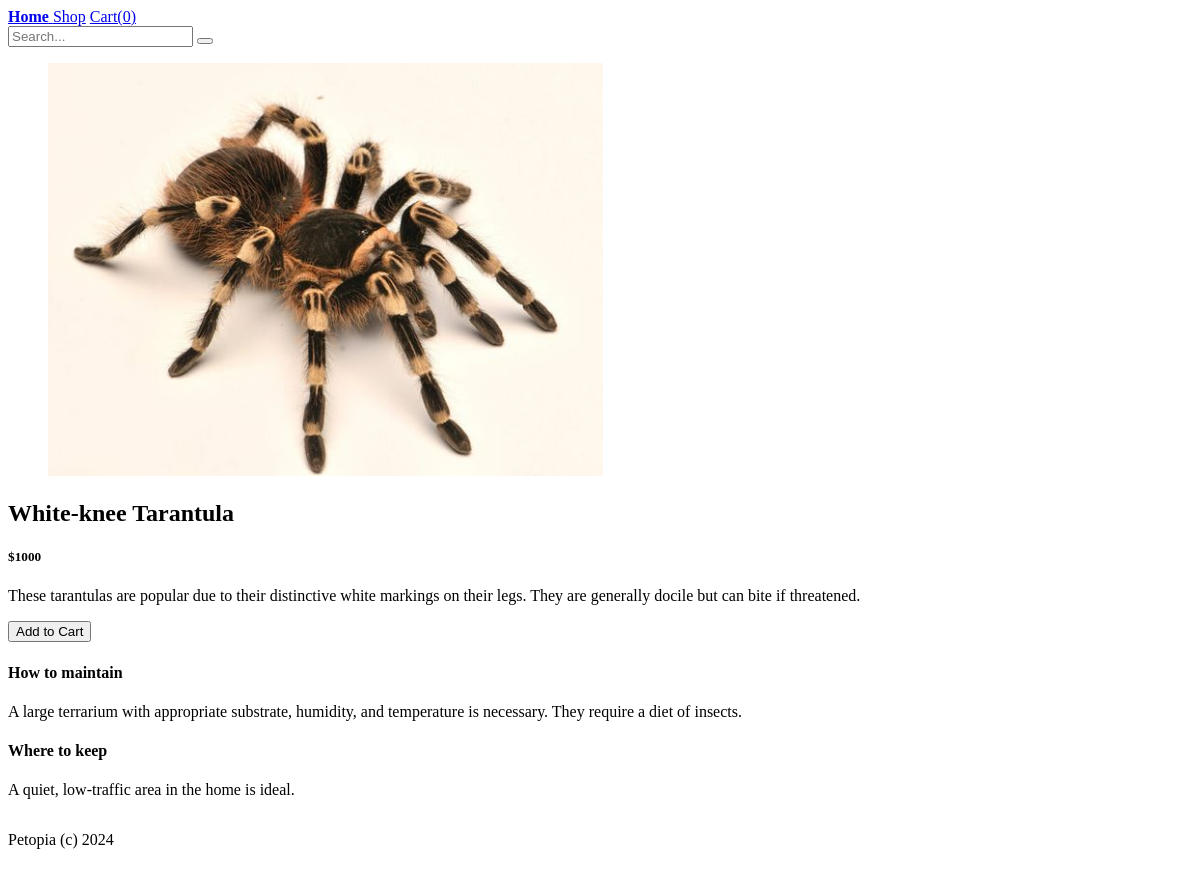
Page /details/white-knee on the committed database.
### petopia/shop/models.py (models this page shows, shortened)
class Product(db.Model):
    id = db.Column(db.Integer, primary_key=True)
    category_id = db.Column(db.Integer, db.ForeignKey('category.id', ondelete='CASCADE'), nullable=False, unique=False)
    category = db.relationship('Category', back_populates='products')
    name = db.Column(db.String(30), nullable=False, unique=True)
    slug = db.Column(db.String(300), nullable=False, unique=True)
    description = db.Column(db.Text, nullable=False, unique=False)
    how_to_maintain = db.Column(db.Text, nullable=True, unique=False)
    where_to_keep = db.Column(db.Text, nullable=True, unique=False)
    image = db.Column(db.String(128), nullable=True, unique=True)
    price = db.Column(db.Integer(), nullable=False, unique=False, default=1000)
    order_items = db.relationship('OrderItem', back_populates='products', cascade='all, delete, delete-orphan')

### petopia/shop/routes.py (the view)
@shop.route('/details/<slug>', methods=['POST', 'GET'])
def details(slug):
    product = Product.query.filter_by(slug=slug).first_or_404()
    if request.method == 'POST':
        item = request.form.get('product_id', None)
        if item:
            cart = Cart(session)
            cart.add_or_update(item)
        return render_template('parts/cart_menu.html')
    return render_template('details.html', product=product)

### petopia/__init__.py (called while the page is built)
@app.context_processor
def cart_context():
    cart_obj = Cart(session)
    return dict(cart_context=cart_obj)

### petopia/shop/models.py (called while the page is built)
    def __len__(self):
        return sum(int(item['quantity']) for item in self.cart.values())

### petopia/templates/details.html (shortened to what this page needs)
{% extends 'base.html' %}
{% block content %}
<div class="my-2 py-2">
  <div class="columns">
    <div class="column col-6 col-md-12">
      {% if product.image %}
        <figure class="figure">
          <img loading="lazy" class="img-responsive img-fit-cover" src="{{url_for('static', filename=product.image)}}">
        </figure>
      {% endif %}
    </div>
    <div class="column col-6 col-md-12">
      <div class="container">
        <div class="my-2 py-2">
          <h2>{{product.name}}</h2>
          <h5>${{product.price}}</h5>
          <p>{{product.description}}</p>
        </div>
      </div>
    </div>
  </div>
  <div class="my-2 py-2">
    <form
      hx-post="{{url_for('shop.details', slug=product.slug)}}"
      hx-target="#cartMenu"
      hx-swap="outerHTML"
    >
      <button type="submit" class="btn btn-primary">Add to Cart</button>
    </form>
  </div>
  <div class="columns py-2">
    <div class="column col-12">
      {% if product.how_to_maintain %}
        <h4>How to maintain</h4>
        <p>{{product.how_to_maintain}}</p>
      {% endif %}
    </div>
    <div class="column col-12">
      {% if product.where_to_keep %}
        <h4>Where to keep</h4>
        <p>{{product.where_to_keep}}</p>
      {% endif %}
    </div>
  </div>
</div>
{% endblock content %}

### rows in the picture
Product: image (picture), name "White-knee Tarantula", price "1000", description "These tarantulas are popular due to their distinctive white markings on their legs. They are generally docile but can bite if threatened.", how_to_maintain "A large terrarium with appropriate substrate, humidity, and temperature is necessary. They require a diet of insects.", where_to_keep "A quiet, low-traffic area in the home is ideal."

### other values in the picture
{{ cart_context|length }} "0"
